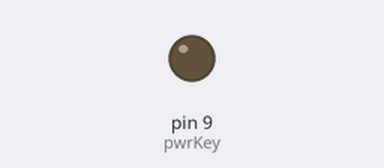
This sketch was run on a simulated Arduino Mega 2560, built for the host (arithmetic inside an expression is 32-bit, double 64-bit). On the bench: output pins drawn as LEDs (lit = HIGH). Uploads are accepted with an empty reply; what the sketch prints to the serial monitor is not drawn.

Above: at 0.1 s.
At 1.1 s:
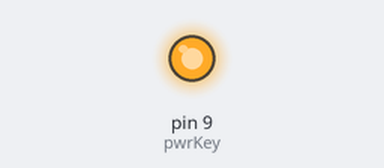
Timing chart, 0 to 5.0 s (numbered marks = the images above):
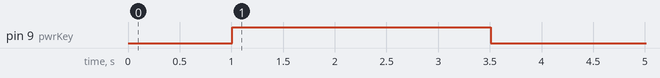

The sketch:

TinyGSMExample.ino
```cpp
/**************************************************************
 *
 * This sketch connects to a website and downloads a page.
 * It can be used to perform HTTP/RESTful API calls.
 *
 * For this example, you need to install ArduinoHttpClient library:
 *   https://github.com/arduino-libraries/ArduinoHttpClient
 *   or from http://librarymanager/all#ArduinoHttpClient
 *
 * TinyGSM Getting Started guide:
 *   https://tiny.cc/tinygsm-readme
 *
 * For more HTTP API examples, see ArduinoHttpClient library
 *
 **************************************************************/

// Select your modem:
// #define TINY_GSM_MODEM_SIM800
// #define TINY_GSM_MODEM_SIM808
// #define TINY_GSM_MODEM_SIM900
// #define TINY_GSM_MODEM_UBLOX
// #define TINY_GSM_MODEM_BG96
// #define TINY_GSM_MODEM_A6
#define TINY_GSM_MODEM_A7
// #define TINY_GSM_MODEM_M590
// #define TINY_GSM_MODEM_ESP8266

// Increase RX buffer if needed
//#define TINY_GSM_RX_BUFFER 512

#include <TinyGsmClient.h>
#include <ArduinoHttpClient.h>

// Uncomment this if you want to see all AT commands
//#define DUMP_AT_COMMANDS

// Set serial for debug console (to the Serial Monitor, default speed 115200)
#define SerialMon Serial

// Use Hardware Serial on Mega, Leonardo, Micro
#define SerialAT Serial3

// or Software Serial on Uno, Nano
//#include <SoftwareSerial.h>
//SoftwareSerial SerialAT(2, 3); // RX, TX


// Your GPRS credentials
// Leave empty, if missing user or pass
const char apn[]  = "zongwap";
const char user[] = "";
const char pass[] = "";

String latitude = "200.20";
String longitude = "200.20";

float airM = 200.0;

float airT = 200.0;

float soilM1 = 200.0;
float soilM2 = 200.0;
float soilM3 = 200.0;
float soilM4 = 200.0;
float soilM5 = 200.0;

float soilT1 = 200.0;
float soilT2 = 200.0;
float soilT3 = 200.0;
float soilT4 = 200.0;
float soilT5 = 200.0;

// Server details
const char server[] = "111.68.101.20";
String resource = "/CropHealth/datauploadscript.php?dat=2019";
const int  port = 80;

#ifdef DUMP_AT_COMMANDS
  #include <StreamDebugger.h>
  StreamDebugger debugger(SerialAT, SerialMon);
  TinyGsm modem(debugger);
#else
  TinyGsm modem(SerialAT);
#endif

TinyGsmClient client(modem);
HttpClient http(client, server, port);

int pwrKey = 9;

void setup() {

  resource = resource + "&lat=" + latitude + "&lng=" + longitude + "&airm=" + airM + "&airt=" + airT +"&soilm1=" + soilM1 + "&soilt1=" + soilT1 + "&pn1=1" + "&soilm2=" + soilM2 + "&soilt2=" + soilT2 + "&pn2=2" + "&soilm3=" + soilM3 + "&soilt3=" + soilT3 + "&pn3=3" + "&soilm4=" + soilM4 + "&soilt4=" + soilT4 + "&pn4=4" + "&soilm5=" + soilM5 + "&soilt5=" + soilT5 + "&pn5=5";

  // Set console baud rate
  SerialMon.begin(115200);
  delay(10);

  pinMode(pwrKey, OUTPUT);

  delay(1000);
  digitalWrite(pwrKey, HIGH);
  delay(2500);
  digitalWrite(pwrKey, LOW);
  delay(1000);

  SerialMon.println(resource);

  // Set GSM module baud rate
  SerialAT.begin(115200);
  delay(3000);


  // Restart takes quite some time
  // To skip it, call init() instead of restart()
  SerialMon.println(F("Initializing modem..."));
  modem.restart();

  String modemInfo = modem.getModemInfo();
  SerialMon.print(F("Modem: "));
  SerialMon.println(modemInfo);

  // Unlock your SIM card with a PIN
  //modem.simUnlock("1234");
}

void loop() {
  SerialMon.print(F("Waiting for network..."));
  if (!modem.waitForNetwork()) {
    SerialMon.println(" fail");
    delay(10000);
    return;
  }
  SerialMon.println(" OK");

  SerialMon.print(F("Connecting to "));
  SerialMon.print(apn);
  if (!modem.gprsConnect(apn, user, pass)) {
    SerialMon.println(" fail");
    delay(10000);
    return;
  }
  SerialMon.println(" OK");

  SerialMon.print(F("Performing HTTP GET request... "));
  int err = http.get(resource);

  Serial.println("GET Successful");


  // Shutdown

  http.stop();
  SerialMon.println(F("Server disconnected"));

  modem.gprsDisconnect();
  SerialMon.println(F("GPRS disconnected"));


}
```
